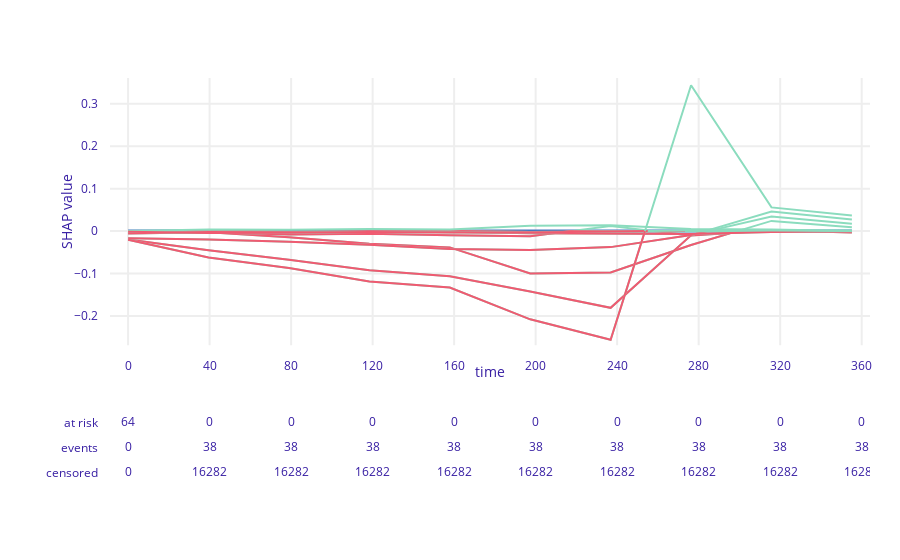
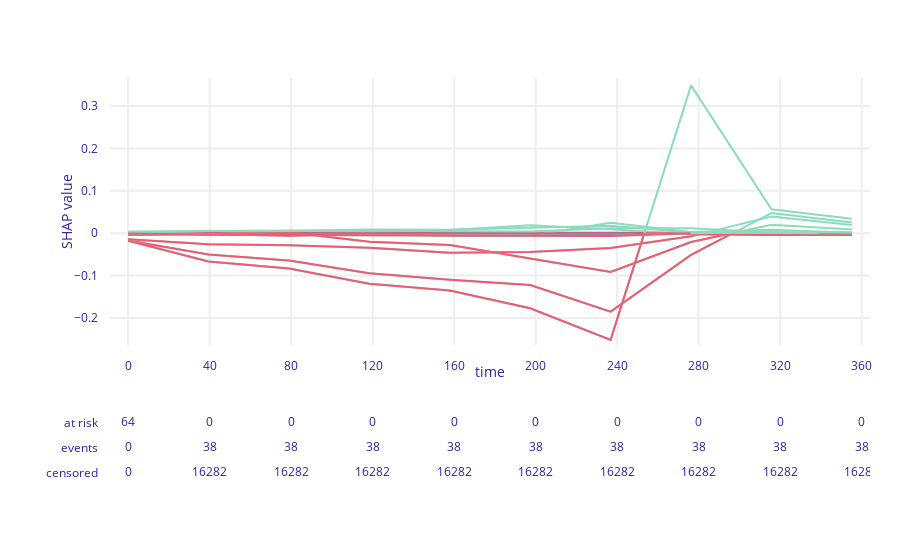
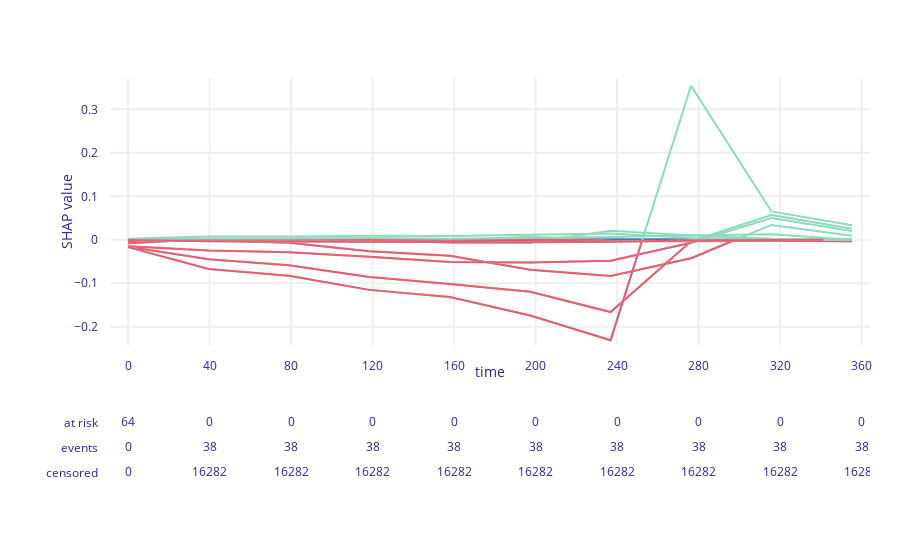
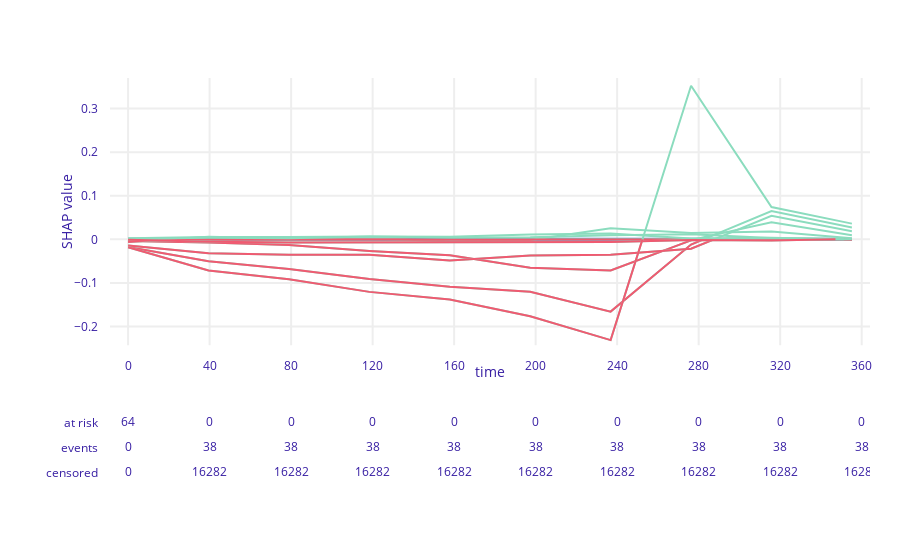

Notebook code for these charts, in order:
### Code cell
from survshap import SurvivalModelExplainer, PredictSurvSHAP

y_dtype = np.dtype({'names':['event', 'time'], 'formats':[np.uint8, np.uint8]})
y = np.array([tuple(row) for row in np.stack((y_train[1], y_train[0])).transpose(1, 0)], dtype=y_dtype)
model_exp = SurvivalModelExplainer(model, df_train.iloc[:, :9], y)
n_obs = len(x_test)
survshaps = [None for i in range(n_obs)]
for i, obs in enumerate(x_test[:5]):
    xx = pd.DataFrame(np.atleast_2d(obs), columns=df_train.columns[:9].values)
    survshap = PredictSurvSHAP()
    survshap.fit(model_exp, xx)
    survshaps[i] = survshap
    survshap.plot()
    plt.show()
